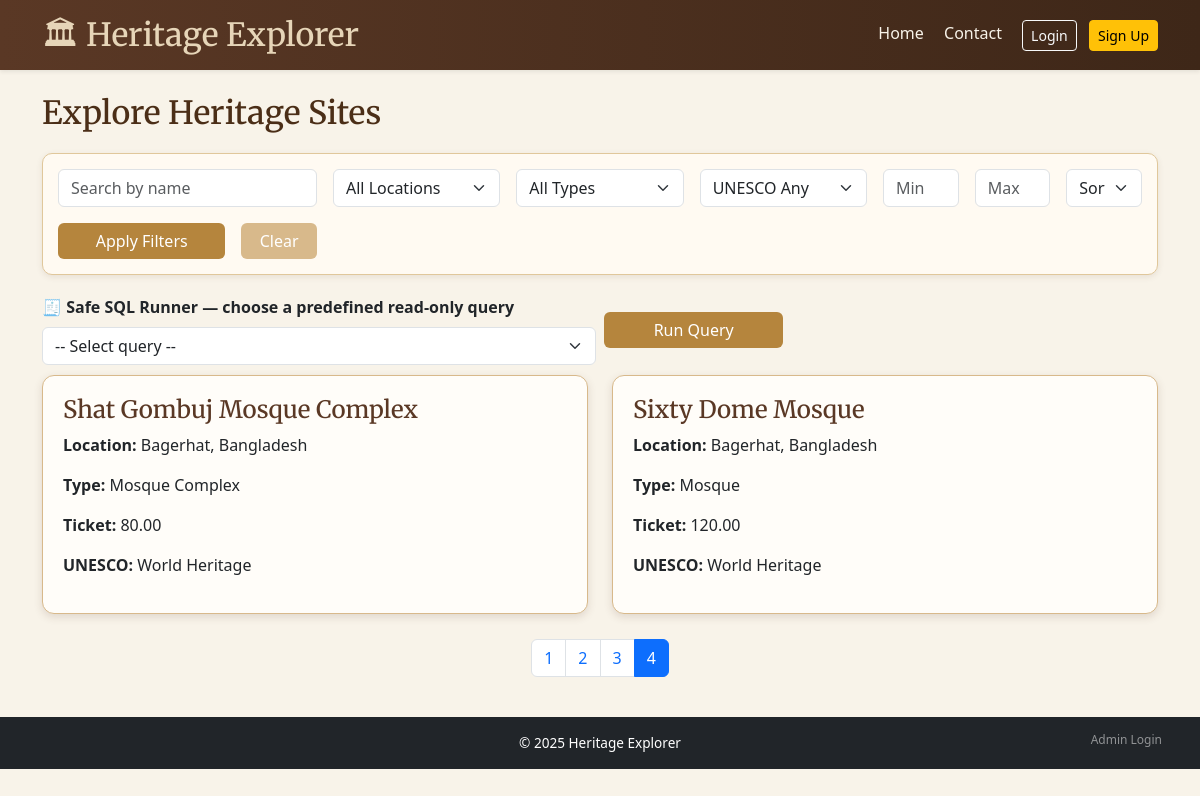
/?page=4, run on the app's committed database.
### tables this page shows
CREATE TABLE IF NOT EXISTS HeritageSites (
  site_id INT AUTO_INCREMENT PRIMARY KEY,
  name VARCHAR(150) NOT NULL,
  location VARCHAR(200),
  type VARCHAR(100),
  opening_hours VARCHAR(100),
  ticket_price DECIMAL(10,2) DEFAULT 0,
  unesco_status ENUM('None','Tentative','World Heritage') DEFAULT 'None',
  description TEXT,
  created_at TIMESTAMP DEFAULT CURRENT_TIMESTAMP
);

### index.php (the view, shortened to what this page needs)
<?php
include __DIR__ . '/includes/headerFooter.php';
require_once __DIR__ . '/includes/db_connect.php';
$filter_name = trim($_GET['filter_name'] ?? '');
$filter_price_min = (isset($_GET['filter_price_min']) && $_GET['filter_price_min'] !== '') ? (float)$_GET['filter_price_min'] : null;
$filter_price_max = (isset($_GET['filter_price_max']) && $_GET['filter_price_max'] !== '') ? (float)$_GET['filter_price_max'] : null;
$where = ' WHERE 1=1';
$order_by = 'name ASC';
$per_page = 6;
$page = max(1, (int)($_GET['page'] ?? 1));
$offset = ($page - 1) * $per_page;
$countStmt = $pdo->prepare("SELECT COUNT(*) FROM HeritageSites $where");
$countStmt->execute();
$total_sites = (int)$countStmt->fetchColumn();
$total_pages = max(1, (int)ceil($total_sites / $per_page));
$stmt = $pdo->prepare("
    SELECT site_id, name, location, type, ticket_price, unesco_status
    FROM HeritageSites
    $where
    ORDER BY $order_by
    LIMIT :limit OFFSET :offset
");
$stmt->bindValue(':limit', $per_page, PDO::PARAM_INT);
$stmt->bindValue(':offset', $offset, PDO::PARAM_INT);
$stmt->execute();
$sites = $stmt->fetchAll(PDO::FETCH_ASSOC);
function h($s){ return htmlspecialchars((string)$s, ENT_QUOTES | ENT_HTML5); }
?>
<!doctype html>
<html lang="en">
<head>
  <link href="https://cdn.jsdelivr.net/npm/bootstrap@5.3.0/dist/css/bootstrap.min.css" rel="stylesheet">
</head>
<body>
<div class="container my-4">
  <h2>Explore Heritage Sites</h2>
  <div class="filter-card">
    <form method="get" class="row g-3">
      <div class="col-md-3">
        <input type="text" name="filter_name" class="form-control" placeholder="Search by name" value="<?= h($filter_name) ?>">
      </div>
      <div class="col-md-2">
        <select name="filter_location" class="form-select">
          <option value="">All Locations</option>
        </select>
      </div>
      <div class="col-md-2">
        <select name="filter_type" class="form-select">
          <option value="">All Types</option>
        </select>
      </div>
      <div class="col-md-2">
        <select name="filter_unesco" class="form-select">
          <option value="">UNESCO Any</option>
        </select>
      </div>
      <div class="col-md-1">
        <input type="number" name="filter_price_min" class="form-control" placeholder="Min" value="<?= h($filter_price_min ?? '') ?>">
      </div>
      <div class="col-md-1">
        <input type="number" name="filter_price_max" class="form-control" placeholder="Max" value="<?= h($filter_price_max ?? '') ?>">
      </div>
      <div class="col-md-1">
        <select name="sort_price" class="form-select">
          <option value="">Sort Price</option>
        </select>
      </div>
      <div class="col-md-2 d-grid">
        <button type="submit" class="btn btn-primary">Apply Filters</button>
      </div>
      <div class="col-md-1 d-grid">
        <a href="index.php" class="btn btn-secondary">Clear</a>
      </div>
    </form>
  </div>
  <div class="sql-runner">
    <form method="post" class="row g-2 align-items-center">
      <div class="col-md-6">
        <label class="form-label fw-bold">🧾 Safe SQL Runner — choose a predefined read-only query</label>
        <select name="query_key" class="form-select">
          <option value="">-- Select query --</option>
        </select>
      </div>
      <div class="col-md-2 d-grid">
        <button class="btn btn-primary">Run Query</button>
      </div>
    </form>
  </div>
  <?php if (empty($sites)): ?>
    <div class="alert alert-info">No sites match your filters.</div>
  <?php else: ?>
    <div class="row">
      <?php foreach ($sites as $s): ?>
        <div class="col-md-6">
          <div class="site-card">
            <h4><a href="site_view.php?id=<?= (int)$s['site_id'] ?>"><?= h($s['name']) ?></a></h4>
            <p><strong>Location:</strong> <?= h($s['location']) ?></p>
            <p><strong>Type:</strong> <?= h($s['type']) ?></p>
            <p><strong>Ticket:</strong> <?= number_format((float)($s['ticket_price'] ?? 0), 2) ?></p>
            <p><strong>UNESCO:</strong> <?= h($s['unesco_status']) ?></p>
          </div>
        </div>
      <?php endforeach; ?>
    </div>
  <?php endif; ?>
  <nav>
    <ul class="pagination justify-content-center">
      <?php
      $baseParams = $_GET;
      for ($i=1; $i <= $total_pages; $i++):
        $baseParams['page'] = $i;
      ?>
        <li class="page-item <?= $i === $page ? 'active' : '' ?>">
          <a class="page-link" href="?<?= h(http_build_query($baseParams)) ?>"><?= $i ?></a>
        </li>
      <?php endfor; ?>
    </ul>
  </nav>
</div>
<footer class="bg-dark text-white text-center py-3 w-100" style="margin-top: 40px;">
  <div class="container position-relative">
    <p class="mb-0">&copy; <?= date('Y') ?> Heritage Explorer</p>
    <a href="/Heritage-Database-Project/admin/login.php"
       class="text-white-50 small position-absolute bottom-0 end-0 me-2 mb-1"
       style="font-size: 0.75rem; text-decoration: none;">
       Admin Login
    </a>
  </div>
</footer>
</body>
</html>

### includes/headerFooter.php (style rules this page uses)
:root { --sand: #e6d5b8; --brown: #5a3825; --dark-brown: #3e2718; --cream: #f8f3e9; --accent: #c49b63; }
body { background-color: var(--cream); font-family: 'Poppins', sans-serif; color: var(--dark-brown); }
h2, h3, h4, h5 { font-family: 'Merriweather', serif; color: var(--brown); }
footer { background: var(--dark-brown); color: var(--cream); font-size: 0.85rem; padding: 20px 0; margin-top: 60px; }
footer a { color: #d4b48c; text-decoration: none; }

### index.php (style rules this page uses)
body { background-color: #f8f3e9; }
.filter-card { background-color: #fffaf2; border: 1px solid #e0c79b; padding: 15px; border-radius: 10px; margin-bottom: 20px; box-shadow: 0 2px 6px rgba(90, 56, 37, 0.1); }
.site-card { background: #fffdf9; border: 1px solid #d8b98b; padding: 20px; border-radius: 12px; margin-bottom: 25px; box-shadow: 0 3px 8px rgba(90, 56, 37, 0.15); transition: transform 0.2s ease, box-shadow 0.2s ease; }
.site-card h4 a { color: #5a3825; text-decoration: none; }
h2 { font-family: 'Merriweather', serif; color: #4b2e17; margin-bottom: 20px; }
.btn-primary { background-color: #b5853d; border: none; }
.btn-secondary { background-color: #d8b98b; border: none; }
.sql-runner { margin-bottom: 10px; }
footer { background-color: #3e2718 !important; }

### data on the page
heritagesites: name "Shat Gombuj Mosque Complex", location "Bagerhat, Bangladesh", type "Mosque Complex", ticket_price "80.00", unesco_status "World Heritage"
heritagesites: name "Sixty Dome Mosque", location "Bagerhat, Bangladesh", type "Mosque", ticket_price "120.00", unesco_status "World Heritage"
